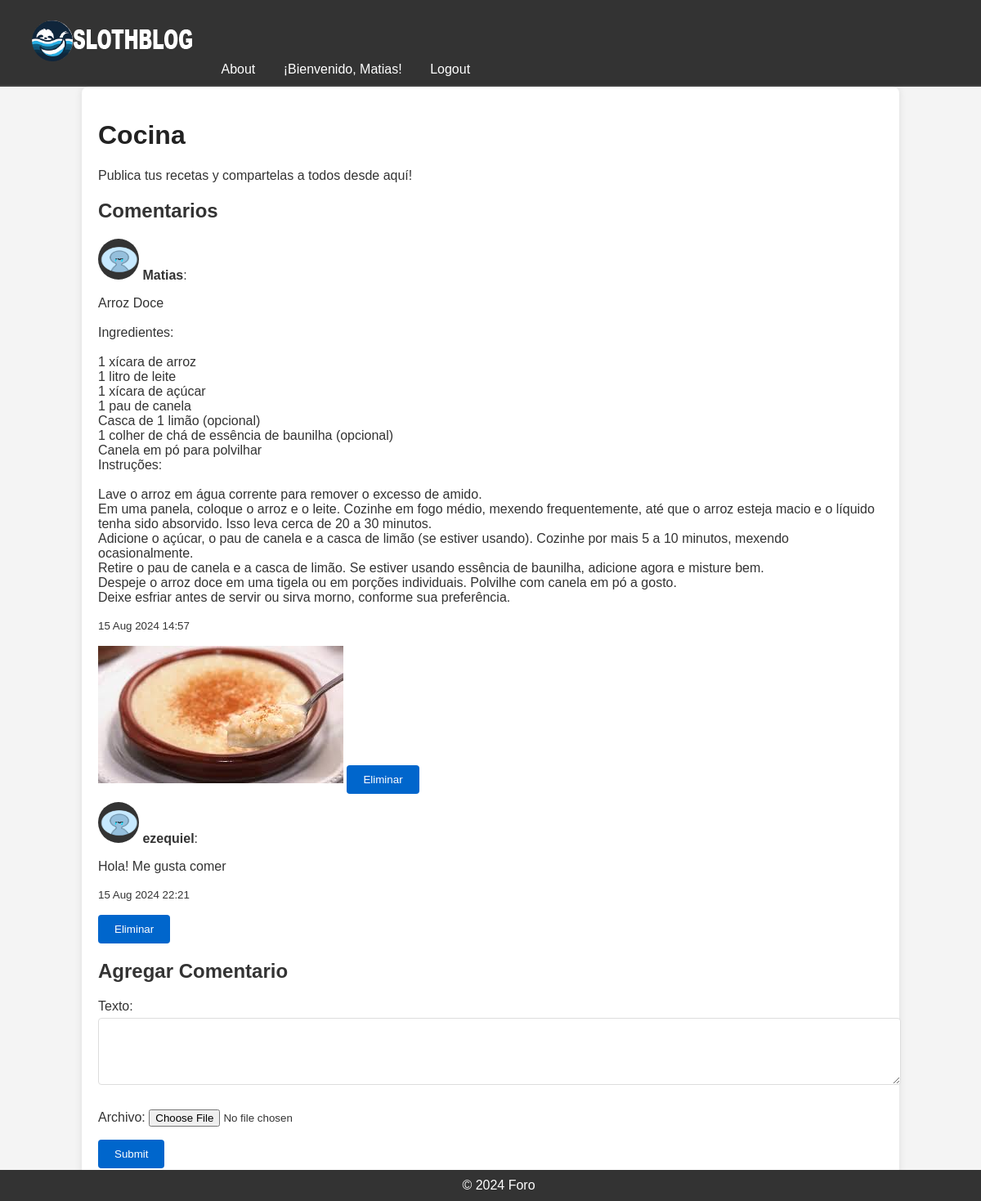
The page /tema/1/ (signed in) on the database its author committed.
### blog/models.py (models this page shows, shortened)
class Tema(models.Model):
    nombre = models.CharField(max_length=100)
    descripcion = models.TextField()

class Comentario(models.Model):
    tema = models.ForeignKey(Tema, on_delete=models.CASCADE, related_name='comentarios')
    autor = models.ForeignKey(User, on_delete=models.CASCADE)
    texto = models.TextField()
    archivo = models.ImageField(upload_to='comentarios/', blank=True, null=True)
    fecha = models.DateTimeField(auto_now_add=True)

### blog/views.py (the view)
# urls.py: path('tema/<int:tema_id>/', views.tema_detalle, name='tema_detalle'),
def tema_detalle(request, tema_id):
    tema = get_object_or_404(Tema, id=tema_id)
    comentarios = Comentario.objects.filter(tema=tema)
    mensaje_error = None
    if request.method == 'POST':
        if not request.user.is_authenticated:
            mensaje_error = "Debes tener un usuario para agregar un comentario."
            form = ComentarioForm(request.POST, request.FILES)
        else:
            form = ComentarioForm(request.POST, request.FILES)
            if form.is_valid():
                comentario = form.save(commit=False)
                comentario.tema = tema
                comentario.autor = request.user
                comentario.save()
                return redirect('tema_detalle', tema_id=tema_id)
    else:
        form = ComentarioForm()
    return render(request, 'blog/tema_detalle.html', {
        'tema': tema,
        'comentarios': comentarios,
        'form': form,
        'mensaje_error': mensaje_error
    })

### blog/forms.py
class ComentarioForm(forms.ModelForm):
    class Meta:
        model = Comentario
        fields = ['texto', 'archivo']
        widgets = {
            'texto': forms.Textarea(attrs={'rows': 4, 'cols': 40}),
        }

### blog/templates/blog/tema_detalle.html (shortened to what this page needs)
<!DOCTYPE html>
<html lang="es">
<head>
    {% load static %}
    <link rel="stylesheet" href="{% static 'css/styles.css' %}">
</head>
<body>
    <nav>
        <a href="{% url 'pagina_inicio' %}"><img src="{% static 'images/logo.png' %}" alt="Logo"></a>
        <a href="{% url 'about' %}">About</a>
        {% if user.is_authenticated %}
            <a href="{% url 'perfil' %}">¡Bienvenido, {{ user.username }}!</a>
            <a href="{% url 'logout' %}">Logout</a>
        {% else %}
            <a href="{% url 'registro' %}">Sign Up</a>
            <a href="{% url 'login' %}">Login</a>
        {% endif %}
    </nav>
    <div class="container">
        <h1>{{ tema.nombre }}</h1>
        <p>{{ tema.descripcion }}</p>
        <h2>Comentarios</h2>
        <ul>
            {% for comentario in comentarios %}
                <li>
                    {% if comentario.autor.foto_perfil %}
                        <img src="{{ comentario.autor.foto_perfil.url }}" alt="Foto de perfil" style="width: 50px; height: 50px; border-radius: 50%;">
                    {% else %}
                        <img src="{% static 'images/default_profile_pic.png' %}" alt="Foto de perfil" style="width: 50px; height: 50px; border-radius: 50%;">
                    {% endif %}
                    <strong>{{ comentario.autor.username }}</strong>:
                    <p>{{ comentario.texto|linebreaksbr }}</p>
                    <p><small>{{ comentario.fecha|date:"d M Y H:i" }}</small></p>
                    {% if comentario.archivo %}
                        <img src="{{ comentario.archivo.url }}" alt="Archivo adjunto" style="max-width: 100%; height: auto;">
                    {% endif %}
                    {% if user.is_superuser or user == comentario.autor %}
                        <form action="{% url 'eliminar_comentario' comentario.id %}" method="post" style="display:inline;">
                            <button type="submit">Eliminar</button>
                        </form>
                    {% endif %}
                </li>
            {% endfor %}
        </ul>
        <h2>Agregar Comentario</h2>
        {% if user.is_authenticated %}
            <form method="post" enctype="multipart/form-data">
                {{ form.as_p }}
                <button type="submit">Submit</button>
            </form>
        {% else %}
            <p>Debes estar logueado para agregar un comentario.</p>
        {% endif %}
    </div>
    <footer>
        © 2024 Foro
    </footer>
</body>
</html>

### blog/static/css/styles.css (style rules this page uses)
body { font-family: Arial, sans-serif; color: #333; background-color: #f4f4f4; margin: 0; padding: 0; }
.container { width: 80%; margin: 0 auto; background: #fff; padding: 20px; border-radius: 8px; box-shadow: 0 0 10px rgba(0, 0, 0, 0.1); }
nav { background: #333; color: #fff; padding: 10px; border-bottom: 2px solid #444; }
nav a { color: #fff; text-decoration: none; margin: 0 15px; }
h1 { color: #222; }
ul { list-style-type: none; padding: 0; }
ul li { margin: 10px 0; }
form { margin: 20px 0; }
form input[type="text"], form input[type="password"], form textarea { width: 100%; padding: 10px; margin: 5px 0 10px; border: 1px solid #ddd; border-radius: 4px; }
form button { background: #0066cc; color: #fff; border: none; padding: 10px 20px; border-radius: 4px; cursor: pointer; }
footer { background: #333; color: #fff; text-align: center; padding: 10px; position: fixed; width: 100%; bottom: 0; }

### rows shown on the page
Tema: nombre "Cocina", descripcion "Publica tus recetas y compartelas a todos desde aquí!"
Comentario: autor.username "Matias", texto "Arroz Doce Ingredientes: 1 xícara de arroz 1 litro de leite 1 xícara de açúcar 1 pau de canela Casca de 1 limão (opcional) 1 colher de chá de essência de baunilha (opcional) Canela em pó para polvilhar Instruções: Lave o arroz em água corrente para remover o excesso de amido. Em uma panela, coloque o arroz e o leite. Cozinhe em fogo médio, mexendo frequentemente, até que o arroz esteja macio e o líquido tenha sido absorvido. Isso leva cerca de 20 a 30 minutos. Adicione o açúcar, o pau de canela e a casca de limão (se estiver usando). Cozinhe por mais 5 a 10 minutos, mexendo ocasionalmente. Retire o pau de canela e a casca de limão. Se estiver usando essência de baunilha, adicione agora e…", fecha "15 Aug 2024 14:57", archivo (picture)
Comentario: autor.username "ezequiel", texto "Hola! Me gusta comer", fecha "15 Aug 2024 22:21"

### other values the page prints
{{ user.username }} "Matias"
